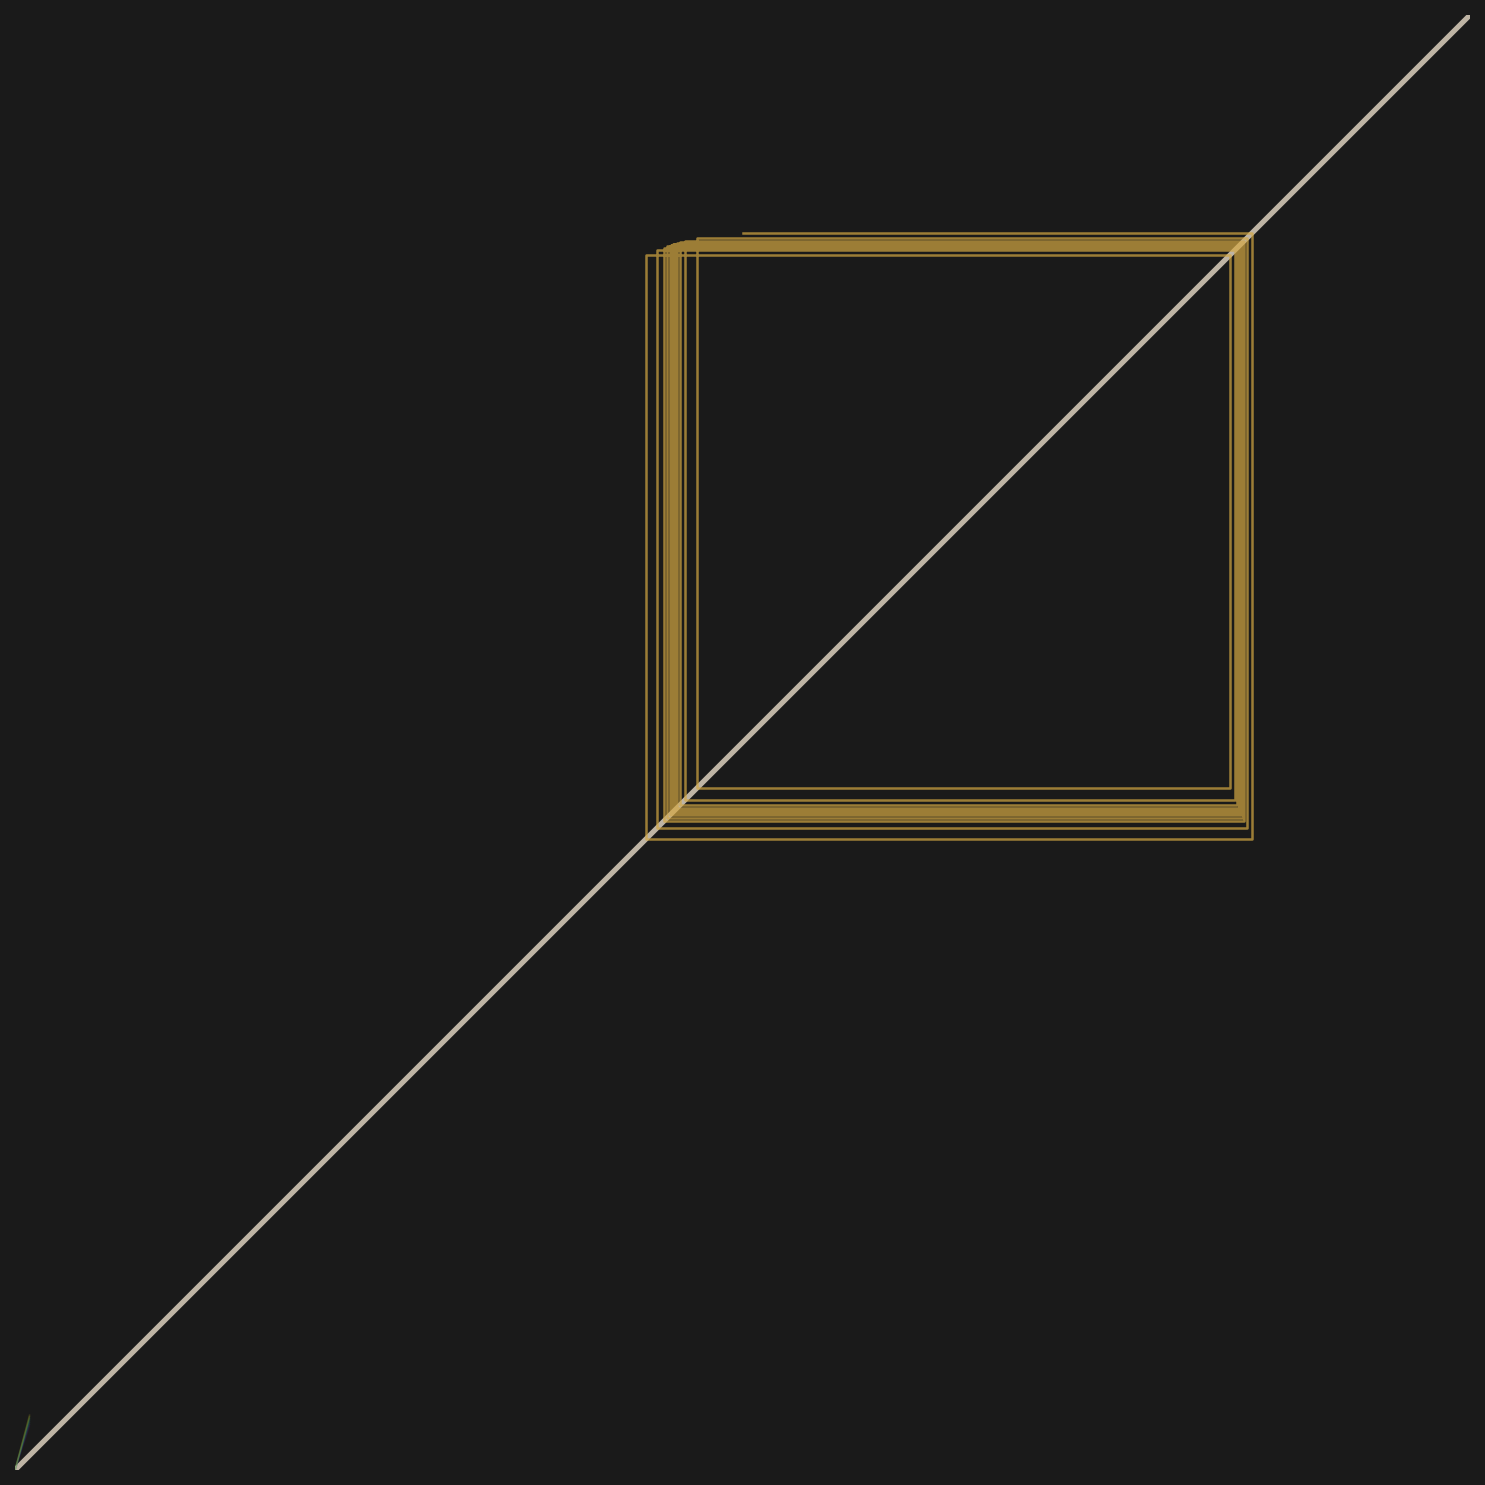

This figure's Python source:
#!/usr/bin/env python3
"""Cobweb — accretion around stillness.

Multiple parameter traces converge on the diagonal as nodal line.
The density of accumulated traces shows mineral growth around stillness,
not convergence toward a fixed point.
"""

import numpy as np
import matplotlib
matplotlib.use('Agg')
import matplotlib.pyplot as plt

def f(x, r):
    return r * x * (1 - x)

fig, ax = plt.subplots(1, 1, figsize=(10, 10))

x = np.linspace(0, 0.01, 500)

# Diagonal as the nodal line — bright, thin, continuous
ax.plot([0, 1], [0, 1], color='#e8dcc8', linewidth=2.5, alpha=0.8)

# f(x) curves — ghosted, never the focus
rs = [3.0, 3.15, 3.3, 3.45, 3.57, 3.7, 3.8]
cmap = plt.cm.viridis
for i, r in enumerate(rs):
    color = cmap(i / (len(rs) - 1))
    ax.plot(x, f(x, r), linewidth=0.8, alpha=0.15, color=color)

# Cobweb traces — multiple starting points, accumulating near diagonal
N_STARTS = 12
N_STEPS = 60
r = 3.4  # period-2 basin — the diagonal IS the attractor structure

starts = np.linspace(0.05, 0.95, N_STARTS)
for s, i in enumerate(starts):
    xi = s
    xs = []
    ys = []
    for step in range(N_STEPS):
        xs.append(xi)
        yi = f(xi, r)
        ys.append(yi)
        xs.append(xi)
        ys.append(yi)
        # horizontal step
        xs.append(yi)
        ys.append(yi)
        xi = yi
        if xi < 0 or xi > 1:
            break

    # Use a warm, amber palette for the traces
    intensity = 0.4 + 0.6 * (s / N_STARTS)
    ax.plot(xs, ys, linewidth=0.4, alpha=0.35, color=(1.0, 0.65*intensity, 0.25*intensity))

# Accent: one trace in full brightness to show the crystal face
xi = 0.5
xs = []
ys = []
for step in range(60):
    xs.append(xi)
    yi = f(xi, r)
    ys.append(yi)
    xs.append(xi)
    ys.append(yi)
    xs.append(yi)
    ys.append(yi)
    xi = yi
    if xi < 0 or xi > 1:
        break
ax.plot(xs, ys, linewidth=1.2, alpha=0.7, color='#d4a843')

ax.set_xlim(0, 1)
ax.set_ylim(0, 1)
ax.set_xticks([])
ax.set_yticks([])
ax.set_facecolor('#1a1a1a')
fig.patch.set_facecolor('#1a1a1a')
ax.spines['top'].set_visible(False)
ax.spines['right'].set_visible(False)
ax.spines['bottom'].set_visible(False)
ax.spines['left'].set_visible(False)

plt.tight_layout()
plt.savefig('/home/sprite/slop-salon-rahel/assets/cobweb-accretion.png',
            dpi=150, bbox_inches='tight', facecolor=fig.get_facecolor())
plt.close()

print("Generated cobweb-accretion.png")
